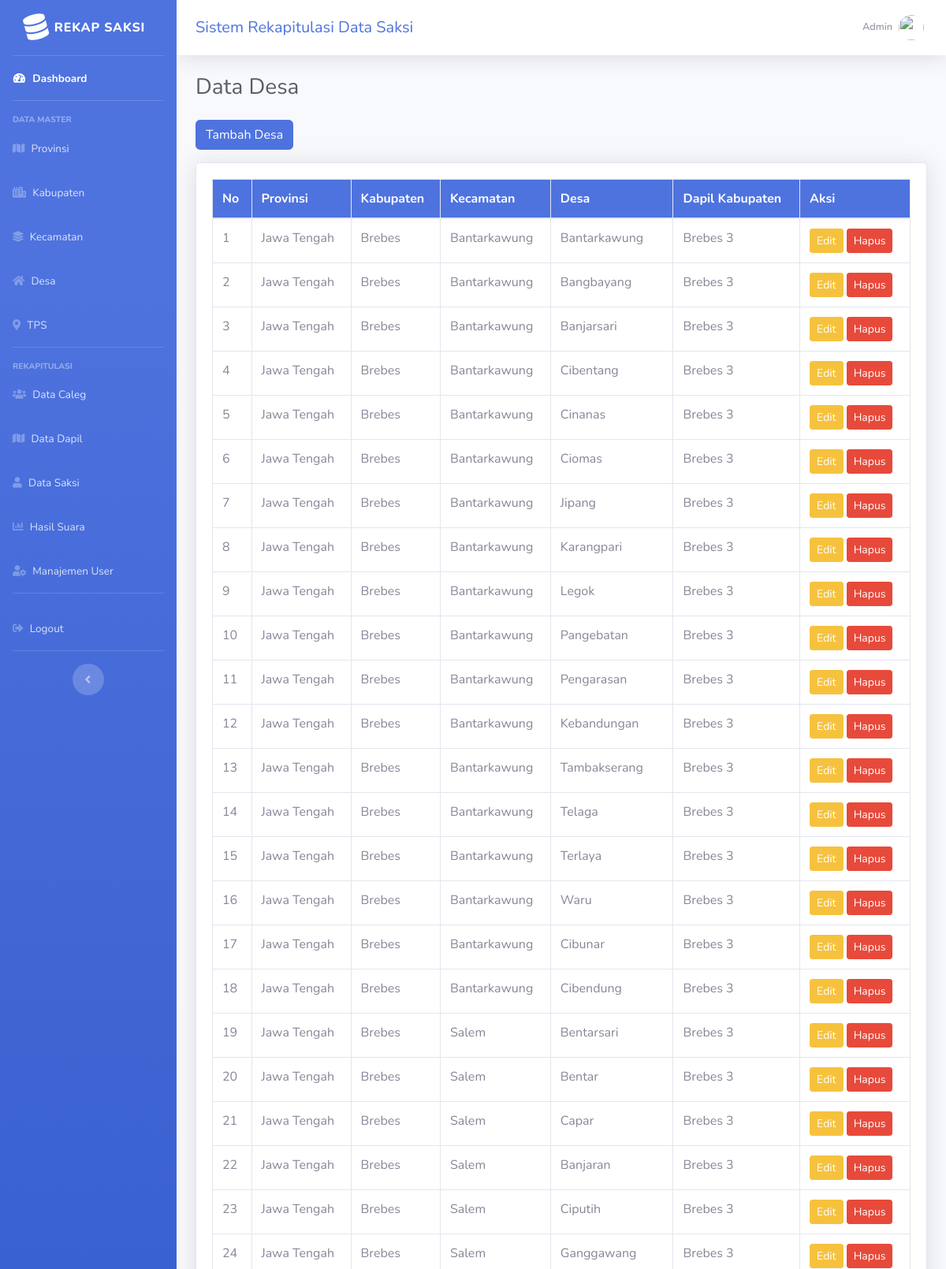
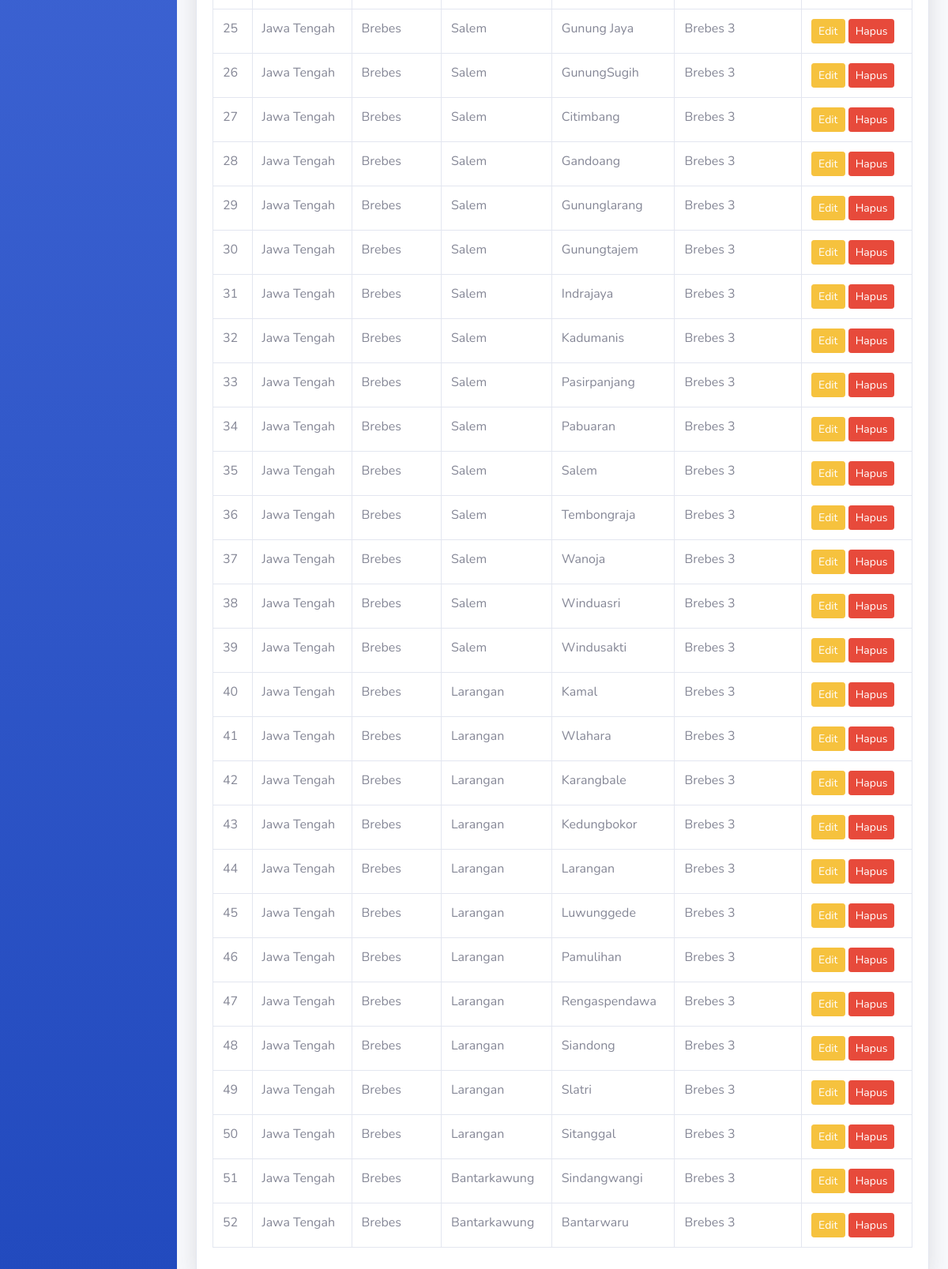
/index.php/administrator/desa, run on the app's committed database (2 pictures, top to bottom).
### tables this page shows
CREATE TABLE `dapil` (
  `id_dapil` int(11) NOT NULL,
  `id_kabupaten` int(11) NOT NULL,
  `nama_dapil` varchar(100) NOT NULL,
  `kategori` enum('DPR RI','DPRD PROVINSI','DPRD KABUPATEN') NOT NULL,
  `id_provinsi` int(11) DEFAULT NULL,
  `id_kecamatan` int(11) DEFAULT NULL,
  `id_desa` int(11) DEFAULT NULL,
  `id_tps` int(11) DEFAULT NULL
);

CREATE TABLE `provinsi` (
  `id_provinsi` int(11) NOT NULL,
  `nama_provinsi` varchar(100) NOT NULL
);

CREATE TABLE `kabupaten` (
  `id_kabupaten` int(11) NOT NULL,
  `id_provinsi` int(11) NOT NULL,
  `nama_kabupaten` varchar(100) NOT NULL
);

CREATE TABLE `kecamatan` (
  `id_kecamatan` int(11) NOT NULL,
  `id_kabupaten` int(11) NOT NULL,
  `nama_kecamatan` varchar(100) NOT NULL
);

CREATE TABLE `desa` (
  `id_desa` int(11) NOT NULL,
  `id_kecamatan` int(11) NOT NULL,
  `nama_desa` varchar(100) NOT NULL,
  `id_dapil` int(11) DEFAULT NULL
);

### application/controllers/administrator/desa.php (called while the page is built, shortened)
<?php
class Desa extends CI_Controller {
    public function __construct()
    {
        $this->load->model('desa_model');
        $this->load->model('kecamatan_model');
        $this->load->model('kabupaten_model');
        $this->load->model('provinsi_model');
        $this->load->model('dapil_model');
    }
    public function index()
    {
        $data['desa'] = $this->desa_model->tampil_data();
        $this->load->view('templates_administrator/header');
        $this->load->view('templates_administrator/sidebar');
        $this->load->view('administrator/desa', $data);
        $this->load->view('templates_administrator/footer');
    }
}

### index.php (called while the page is built, shortened)
<?php
require_once BASEPATH.'core/CodeIgniter.php';

### application/models/desa_model.php (called while the page is built, shortened)
<?php
class Desa_model extends CI_Model {
    public function tampil_data()
    {
        $this->db->select('
            desa.*,
            dapil.nama_dapil,
            kecamatan.nama_kecamatan,
            kabupaten.nama_kabupaten,
            provinsi.nama_provinsi
        ');
        $this->db->from('desa');
        $this->db->join(
            'dapil',
            'dapil.id_dapil = desa.id_dapil',
            'left'
        );
        $this->db->join(
            'kecamatan',
            'kecamatan.id_kecamatan = desa.id_kecamatan'
        );
        $this->db->join(
            'kabupaten',
            'kabupaten.id_kabupaten = kecamatan.id_kabupaten'
        );
        $this->db->join(
            'provinsi',
            'provinsi.id_provinsi = kabupaten.id_provinsi'
        );
        return $this->db->get()->result();
    }
}

### application/views/administrator/desa.php (the view)
<div class="container-fluid">
<h1 class="h3 mb-4 text-gray-800">Data Desa</h1>
<a href="<?= site_url('index.php/administrator/desa/input') ?>"
   class="btn btn-primary mb-3">
   Tambah Desa
</a>
<div class="card shadow">
<div class="card-body">
<table class="table table-bordered">
<thead class="bg-primary text-white">
<tr>
    <th>No</th>
    <th>Provinsi</th>
    <th>Kabupaten</th>
    <th>Kecamatan</th>
    <th>Desa</th>
    <th>Dapil Kabupaten</th>
    <th>Aksi</th>
</tr>
</thead>
<tbody>
<?php $no=1; foreach($desa as $d): ?>
<tr>
<td><?= $no++ ?></td>
<td><?= $d->nama_provinsi ?></td>
<td><?= $d->nama_kabupaten ?></td>
<td><?= $d->nama_kecamatan ?></td>
<td><?= $d->nama_desa ?></td>
<td>
    <?= !empty($d->nama_dapil) ? $d->nama_dapil : '-' ?>
</td>
<td>
<a href="<?= site_url('index.php/administrator/desa/edit/'.$d->id_desa) ?>"
   class="btn btn-warning btn-sm">
   Edit
</a>
<a href="<?= site_url('index.php/administrator/desa/hapus/'.$d->id_desa) ?>"
   class="btn btn-danger btn-sm"
   onclick="return confirm('Yakin hapus data?')">
   Hapus
</a>
</td>
</tr>
<?php endforeach; ?>
</tbody>
</table>
</div>
</div>
</div>

### data on the page
dapil: provinsi.nama_provinsi "Jawa Tengah", id_kabupaten.nama_kabupaten "Brebes", kecamatan.nama_kecamatan "Bantarkawung", desa.nama_desa "Bantarkawung", nama_dapil "Brebes 3", desa.nama_desa "Bangbayang", desa.nama_desa "Banjarsari", desa.nama_desa "Cibentang", desa.nama_desa "Cinanas", desa.nama_desa "Ciomas", desa.nama_desa "Jipang", desa.nama_desa "Karangpari", desa.nama_desa "Legok", desa.nama_desa "Pangebatan", desa.nama_desa "Pengarasan", desa.nama_desa "Kebandungan", desa.nama_desa "Tambakserang", desa.nama_desa "Telaga", desa.nama_desa "Terlaya", desa.nama_desa "Waru", desa.nama_desa "Cibunar", desa.nama_desa "Cibendung", kecamatan.nama_kecamatan "Salem", desa.nama_desa "Bentarsari", desa.nama_desa "Bentar", desa.nama_desa "Capar", desa.nama_desa "Banjaran", desa.nama_desa "Ciputih", desa.nama_desa "Ganggawang", desa.nama_desa "Gunung Jaya", desa.nama_desa "GunungSugih", desa.nama_desa "Citimbang", desa.nama_desa "Gandoang", desa.nama_desa "Gununglarang", desa.nama_desa "Gunungtajem", desa.nama_desa "Indrajaya", desa.nama_desa "Kadumanis", desa.nama_desa "Pasirpanjang", desa.nama_desa "Pabuaran", desa.nama_desa "Salem", desa.nama_desa "Tembongraja", desa.nama_desa "Wanoja", desa.nama_desa "Winduasri", desa.nama_desa "Windusakti", kecamatan.nama_kecamatan "Larangan", desa.nama_desa "Kamal", desa.nama_desa "Wlahara", desa.nama_desa "Karangbale", desa.nama_desa "Kedungbokor", desa.nama_desa "Larangan", desa.nama_desa "Luwunggede", desa.nama_desa "Pamulihan", desa.nama_desa "Rengaspendawa", desa.nama_desa "Siandong", desa.nama_desa "Slatri", desa.nama_desa "Sitanggal", desa.nama_desa "Sindangwangi", desa.nama_desa "Bantarwaru"
